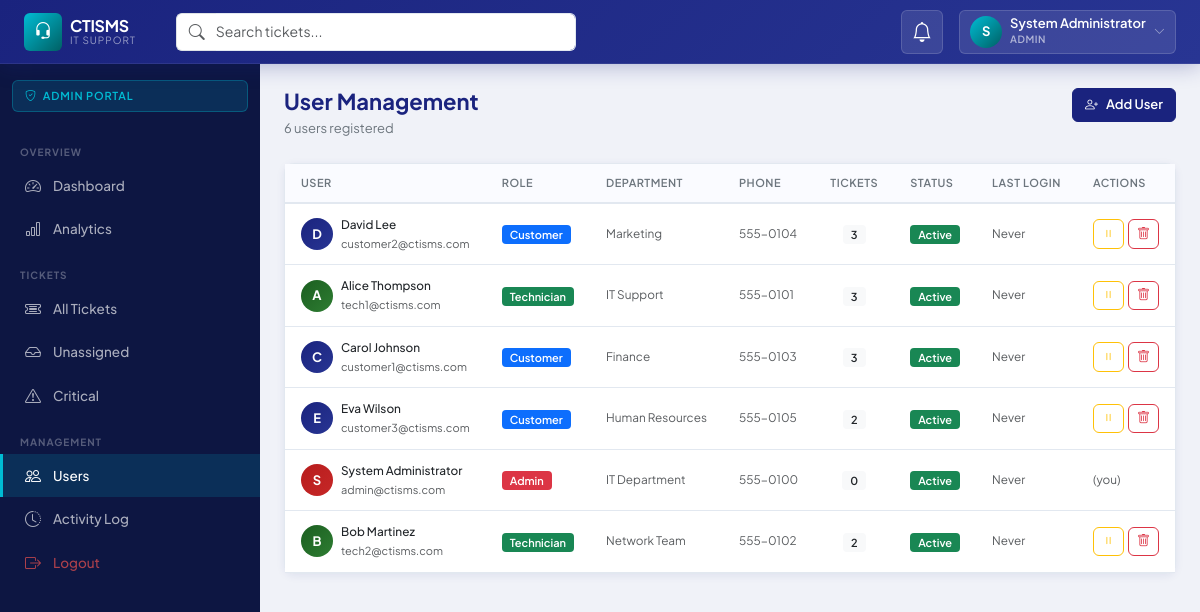
Page /public/admin/users.php (signed in) on the committed database.
### tables this page shows
CREATE TABLE `users` (
  `id`             INT UNSIGNED     NOT NULL AUTO_INCREMENT,
  `name`           VARCHAR(100)     NOT NULL,
  `email`          VARCHAR(191)     NOT NULL,
  `password`       VARCHAR(255)     NOT NULL,
  `role`           ENUM('customer','technician','admin') NOT NULL DEFAULT 'customer',
  `phone`          VARCHAR(20)      DEFAULT NULL,
  `department`     VARCHAR(100)     DEFAULT NULL,
  `avatar`         VARCHAR(255)     DEFAULT NULL,
  `is_active`      TINYINT(1)       NOT NULL DEFAULT 1,
  `last_login`     DATETIME         DEFAULT NULL,
  `created_at`     DATETIME         NOT NULL DEFAULT CURRENT_TIMESTAMP,
  `updated_at`     DATETIME         NOT NULL DEFAULT CURRENT_TIMESTAMP ON UPDATE CURRENT_TIMESTAMP,
  PRIMARY KEY (`id`),
  UNIQUE KEY `uq_users_email` (`email`),
  KEY `idx_users_role` (`role`),
  KEY `idx_users_is_active` (`is_active`)
);

### config/database.php (called while the page is built, shortened)
<?php
class Database
{
    private static ?Database $instance = null;
    private PDO $pdo;
    private function __construct()
    {
        $dsn = sprintf(
            'mysql:host=%s;dbname=%s;charset=%s',
            DB_HOST, DB_NAME, DB_CHARSET
        );
        $options = [
            PDO::ATTR_ERRMODE            => PDO::ERRMODE_EXCEPTION,
            PDO::ATTR_DEFAULT_FETCH_MODE => PDO::FETCH_ASSOC,
            PDO::ATTR_EMULATE_PREPARES   => false,
        ];
        try {
            $this->pdo = new PDO($dsn, DB_USER, DB_PASS, $options);
        } catch (PDOException $e) {
            if (APP_ENV === 'development') {
                die('Database connection failed: ' . $e->getMessage());
            }
            die('A database error occurred. Please contact support.');
        }
    }
    public static function getInstance(): self
    {
        if (self::$instance === null) {
            self::$instance = new self();
        }
        return self::$instance;
    }
    public function query(string $sql, array $params = []): PDOStatement
    {
        $stmt = $this->pdo->prepare($sql);
        $stmt->execute($params);
        return $stmt;
    }
    public function fetchAll(string $sql, array $params = []): array
    {
        return $this->query($sql, $params)->fetchAll();
    }
}

### app/models/Model.php (called while the page is built, shortened)
<?php
abstract class Model
{
    public function __construct()
    {
        $this->db = Database::getInstance();
    }
}

### app/models/UserModel.php (called while the page is built, shortened)
<?php
class UserModel extends Model
{
    public function getAllWithStats(): array
    {
        return $this->db->fetchAll("
            SELECT u.*,
                COUNT(DISTINCT t.id) AS total_tickets,
                SUM(CASE WHEN t.status NOT IN ('completed','closed') AND u.role='technician' THEN 1 ELSE 0 END) AS open_tickets
            FROM users u
            LEFT JOIN tickets t ON (u.role = 'customer' AND t.customer_id = u.id)
                               OR  (u.role = 'technician' AND t.technician_id = u.id)
            GROUP BY u.id
            ORDER BY u.created_at DESC
        ");
    }
}

### app/helpers.php (called while the page is built, shortened)
<?php
function e(mixed $val): string
{
    return htmlspecialchars((string)($val ?? ''), ENT_QUOTES | ENT_HTML5, 'UTF-8');
}

### app/middleware/Auth.php (called while the page is built, shortened)
<?php
class Auth
{
    public static function id(): ?int
    {
        return $_SESSION['user_id'] ?? null;
    }
}

### public/admin/users.php (the view, shortened to what this page needs)
<?php
$userModel = new UserModel();
$users     = $userModel->getAllWithStats();
include __DIR__ . '/../../app/views/layouts/header.php';
include __DIR__ . '/../../app/views/layouts/sidebar.php';
?>
<div class="page-header">
    <div>
        <h1 class="page-title">User Management</h1>
        <p class="page-subtitle"><?= count($users) ?> users registered</p>
    </div>
    <button class="btn btn-primary" data-bs-toggle="modal" data-bs-target="#createUserModal">
        <i class="bi bi-person-plus me-2"></i>Add User
    </button>
</div>
<div class="card">
    <div class="card-body p-0">
        <div class="table-responsive">
            <table class="table table-hover mb-0">
                <thead>
                    <tr>
                        <th>User</th>
                        <th>Role</th>
                        <th>Department</th>
                        <th>Phone</th>
                        <th>Tickets</th>
                        <th>Status</th>
                        <th>Last Login</th>
                        <th>Actions</th>
                    </tr>
                </thead>
                <tbody>
                <?php foreach ($users as $u): ?>
                <tr>
                    <td>
                        <div class="d-flex align-items-center gap-2">
                            <div class="comment-avatar" style="width:32px;height:32px;font-size:13px;
                                background:<?= $u['role']==='admin' ? 'linear-gradient(135deg,#b71c1c,#c62828)' : ($u['role']==='technician' ? 'linear-gradient(135deg,#1b5e20,#2e7d32)' : 'linear-gradient(135deg,#1a237e,#283593)') ?>">
                                <?= strtoupper(substr($u['name'], 0, 1)) ?>
                            </div>
                            <div>
                                <div class="fw-500 small"><?= e($u['name']) ?></div>
                                <div class="text-muted" style="font-size:11px"><?= e($u['email']) ?></div>
                            </div>
                        </div>
                    </td>
                    <td>
                        <span class="badge bg-<?= $u['role']==='admin' ? 'danger' : ($u['role']==='technician' ? 'success' : 'primary') ?>">
                            <?= ucfirst($u['role']) ?>
                        </span>
                    </td>
                    <td class="text-muted small"><?= e($u['department'] ?? '—') ?></td>
                    <td class="text-muted small"><?= e($u['phone'] ?? '—') ?></td>
                    <td class="text-center">
                        <span class="badge bg-light text-dark"><?= (int)$u['total_tickets'] ?></span>
                    </td>
                    <td>
                        <?php if ($u['is_active']): ?>
                            <span class="badge bg-success">Active</span>
                        <?php else: ?>
                            <span class="badge bg-secondary">Inactive</span>
                        <?php endif; ?>
                    </td>
                    <td class="text-muted small"><?= $u['last_login'] ? timeAgo($u['last_login']) : 'Never' ?></td>
                    <td>
                        <div class="d-flex gap-1">
                            <?php if ($u['id'] !== Auth::id()): ?>
                            <form method="POST" class="d-inline">
                                <button type="submit" class="btn btn-sm btn-outline-<?= $u['is_active'] ? 'warning' : 'success' ?>"
                                    data-bs-toggle="tooltip" title="<?= $u['is_active'] ? 'Deactivate' : 'Activate' ?>">
                                    <i class="bi bi-<?= $u['is_active'] ? 'pause' : 'play' ?>"></i>
                                </button>
                            </form>
                            <form method="POST" class="d-inline">
                                <button type="submit" class="btn btn-sm btn-outline-danger"
                                    data-confirm="Delete user '<?= e($u['name']) ?>'? This cannot be undone."
                                    data-bs-toggle="tooltip" title="Delete">
                                    <i class="bi bi-trash"></i>
                                </button>
                            </form>
                            <?php else: ?>
                            <span class="text-muted small">(you)</span>
                            <?php endif; ?>
                        </div>
                    </td>
                </tr>
                <?php endforeach; ?>
                </tbody>
            </table>
        </div>
    </div>
</div>
<?php include __DIR__ . '/../../app/views/layouts/footer.php'; ?>

### public/css/app.css (style rules this page uses)
:root { --primary: #1a237e; --primary-light: #283593; --primary-dark: #0d1642; --accent: #00bcd4; --accent-hover: #0097a7; --success: #2e7d32; --warning: #f57f17; --danger: #c62828; --info: #0277bd; --sidebar-w: 260px; --navbar-h: 64px; --sidebar-bg: #0d1642; --navbar-bg: #1a237e; --body-bg: #f0f2f8; --card-bg: #ffffff; --text-primary: #1a1a2e; --text-muted: #6c757d; --border-color: #e2e8f0; --shadow-sm: 0 2px 8px rgba(26,35,126,0.08); --shadow-md: 0 4px 20px rgba(26,35,126,0.12); --shadow-lg: 0 8px 40px rgba(26,35,126,0.16); --radius-sm: 6px; --radius-md: 10px; --radius-lg: 16px; --font-sans: 'Plus Jakarta Sans', sans-serif; --font-mono: 'JetBrains Mono', monospace; }
*, *::before, *::after { box-sizing: border-box; }
body.ctisms-body { font-family: var(--font-sans); background: var(--body-bg); color: var(--text-primary); font-size: 14px; line-height: 1.6; margin: 0; }
.card { border: 1px solid var(--border-color); border-radius: var(--radius-md); box-shadow: var(--shadow-sm); background: var(--card-bg); }
.table { font-size: 13.5px; }
.table thead th { font-weight: 600; font-size: 11px; text-transform: uppercase; letter-spacing: 0.5px; color: var(--text-muted); border-bottom: 2px solid var(--border-color); padding: 10px 16px; background: #fafbff; }
.table tbody td { padding: 12px 16px; vertical-align: middle; border-color: var(--border-color); }
.badge { font-weight: 600; font-size: 11px; padding: 4px 8px; border-radius: 4px; }
.btn { border-radius: var(--radius-sm); font-weight: 600; font-size: 13px; }
.btn-primary { background: var(--primary); border-color: var(--primary); }
.page-header { margin-bottom: 24px; display: flex; align-items: flex-start; justify-content: space-between; flex-wrap: wrap; gap: 12px; }
.page-title { font-size: 22px; font-weight: 700; color: var(--primary); margin: 0; line-height: 1.2; }
.page-subtitle { font-size: 13px; color: var(--text-muted); margin: 4px 0 0; }
.comment-avatar { width: 36px; height: 36px; border-radius: 50%; background: linear-gradient(135deg, var(--primary), var(--accent)); color: #fff; display: flex; align-items: center; justify-content: center; font-weight: 700; font-size: 14px; flex-shrink: 0; }
.fw-500 { font-weight: 500; }

### rows in the picture
users: name "D", name "David Lee", email "customer2@ctisms.com", role "Customer", department "Marketing", phone "555-0104", total_tickets "3", is_active "Active", shows "Never"
users: name "A", name "Alice Thompson", email "tech1@ctisms.com", role "Technician", department "IT Support", phone "555-0101", total_tickets "3", is_active "Active", shows "Never"
users: name "C", name "Carol Johnson", email "customer1@ctisms.com", role "Customer", department "Finance", phone "555-0103", total_tickets "3", is_active "Active", shows "Never"
users: name "E", name "Eva Wilson", email "customer3@ctisms.com", role "Customer", department "Human Resources", phone "555-0105", total_tickets "2", is_active "Active", shows "Never"
users: name "S", name "System Administrator", email "admin@ctisms.com", role "Admin", department "IT Department", phone "555-0100", total_tickets "0", is_active "Active", shows "Never", shows "(you)"
users: name "B", name "Bob Martinez", email "tech2@ctisms.com", role "Technician", department "Network Team", phone "555-0102", total_tickets "2", is_active "Active", shows "Never"

### other values in the picture
APP_NAME "CTISMS"
substr(Auth::name() ?? 'U', 0, 1) "S"
Auth::name() "System Administrator"
Auth::role() "ADMIN"
$role "ADMIN"
$label "Dashboard Analytics All Tickets Unassigned Critical Users Activity Log"
count($users) "6"
